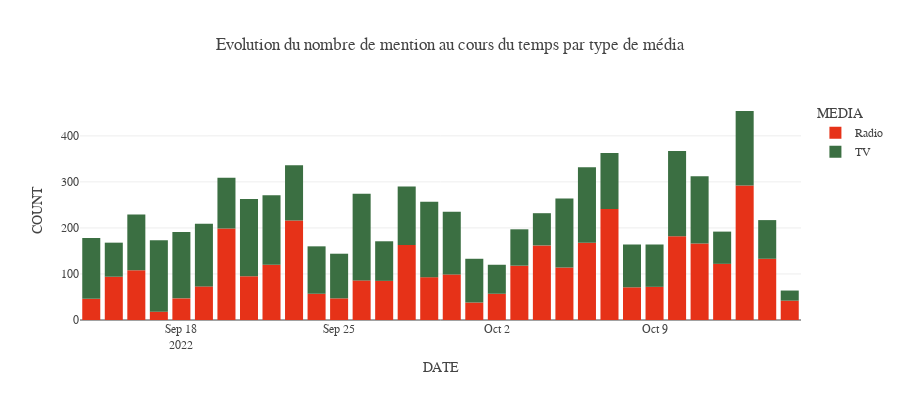

Write notebook code for a chart like this one.
### Code cell
freq = "D"

count = (
    data.set_index(["DATE"])
    .groupby([pd.Grouper(freq = freq),"MEDIA"],as_index = True)
    ["COUNT"].sum()
    .reset_index()
)

fig = px.bar(count,
             x = "DATE",y = "COUNT",color = "MEDIA",
             title = "Evolution du nombre de mention au cours du temps par type de média",
             height = 400,color_discrete_sequence=SMALL_SEQUENCE2
)
fig.show()

### Figure 1 — Plotly figure (JSON) as saved in the notebook; plotly's stock layout.template omitted (floating-point values rounded to 4 significant figures)
{"data": [{"alignmentgroup": "True", "hovertemplate": "MEDIA=Radio<br>DATE=%{x}<br>COUNT=%{y}<extra></extra>", "legendgroup": "Radio", "marker": {"color": "rgb(230, 50, 24)", "pattern": {"shape": ""}}, "name": "Radio", "offsetgroup": "Radio", "orientation": "v", "showlegend": true, "textposition": "auto", "type": "bar", "x": ["2022-09-14T00:00:00", "2022-09-15T00:00:00", "2022-09-16T00:00:00", "2022-09-17T00:00:00", "2022-09-18T00:00:00", "2022-09-19T00:00:00", "2022-09-20T00:00:00", "2022-09-21T00:00:00", "2022-09-22T00:00:00", "2022-09-23T00:00:00", "2022-09-24T00:00:00", "2022-09-25T00:00:00", "2022-09-26T00:00:00", "2022-09-27T00:00:00", "2022-09-28T00:00:00", "2022-09-29T00:00:00", "2022-09-30T00:00:00", "2022-10-01T00:00:00", "2022-10-02T00:00:00", "2022-10-03T00:00:00", "2022-10-04T00:00:00", "2022-10-05T00:00:00", "2022-10-06T00:00:00", "2022-10-07T00:00:00", "2022-10-08T00:00:00", "2022-10-09T00:00:00", "2022-10-10T00:00:00", "2022-10-11T00:00:00", "2022-10-12T00:00:00", "2022-10-13T00:00:00", "2022-10-14T00:00:00", "2022-10-15T00:00:00"], "xaxis": "x", "y": [46, 94, 108, 18, 47, 73, 199, 95, 120, 216, 57, 47, 86, 85, 163, 93, 99, 38, 57, 118, 162, 114, 168, 241, 71, 72, 182, 166, 122, 292, 133, 42], "yaxis": "y"}, {"alignmentgroup": "True", "hovertemplate": "MEDIA=TV<br>DATE=%{x}<br>COUNT=%{y}<extra></extra>", "legendgroup": "TV", "marker": {"color": "rgb(59, 111, 66)", "pattern": {"shape": ""}}, "name": "TV", "offsetgroup": "TV", "orientation": "v", "showlegend": true, "textposition": "auto", "type": "bar", "x": ["2022-09-14T00:00:00", "2022-09-15T00:00:00", "2022-09-16T00:00:00", "2022-09-17T00:00:00", "2022-09-18T00:00:00", "2022-09-19T00:00:00", "2022-09-20T00:00:00", "2022-09-21T00:00:00", "2022-09-22T00:00:00", "2022-09-23T00:00:00", "2022-09-24T00:00:00", "2022-09-25T00:00:00", "2022-09-26T00:00:00", "2022-09-27T00:00:00", "2022-09-28T00:00:00", "2022-09-29T00:00:00", "2022-09-30T00:00:00", "2022-10-01T00:00:00", "2022-10-02T00:00:00", "2022-10-03T00:00:00", "2022-10-04T00:00:00", "2022-10-05T00:00:00", "2022-10-06T00:00:00", "2022-10-07T00:00:00", "2022-10-08T00:00:00", "2022-10-09T00:00:00", "2022-10-10T00:00:00", "2022-10-11T00:00:00", "2022-10-12T00:00:00", "2022-10-13T00:00:00", "2022-10-14T00:00:00", "2022-10-15T00:00:00"], "xaxis": "x", "y": [132, 74, 121, 155, 144, 136, 110, 168, 151, 120, 103, 97, 188, 86, 127, 164, 136, 95, 63, 79, 70, 150, 164, 122, 93, 92, 185, 146, 70, 162, 84, 22], "yaxis": "y"}], "layout": {"barmode": "relative", "height": 400, "legend": {"title": {"text": "MEDIA"}, "tracegroupgap": 0}, "title": {"text": "Evolution du nombre de mention au cours du temps par type de média"}, "xaxis": {"anchor": "y", "domain": [0, 1], "title": {"text": "DATE"}}, "yaxis": {"anchor": "x", "domain": [0, 1], "title": {"text": "COUNT"}}}}
